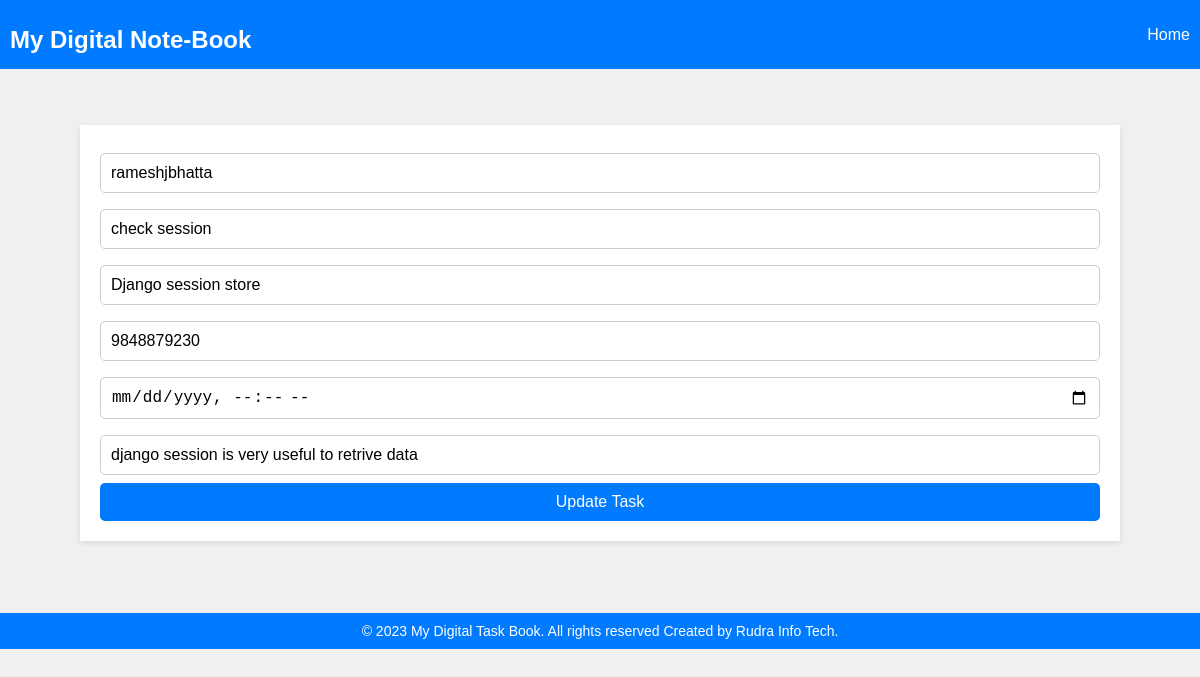
The page /update/13 on the database its author committed.
### taskbook/models.py (models this page shows, shortened)
class TaskInfo(models.Model):
      usertask = models.CharField(blank=False,null=False,max_length=150)
      taskname=models.CharField(max_length=250)
      location=models.CharField(max_length=250)
      mobile=models.IntegerField()
      timedate=models.DateTimeField()
      details=models.TextField(max_length=400)
      class Meta:
        db_table = "taskinfo"

### taskbook/views.py (the view, shortened to what this page needs)
# urls.py: path('update/<int:id>',views.updateTask, name='updatepage'),
def updateTask(request,id):
    tasks=TaskInfo.objects.get(id=id)#gets the tasks that you had clicked to update
    return render(request,'taskbook/update.html',{'tasks':tasks})# these tasks are the older information of task

### taskbook/templates/taskbook/update.html (shortened to what this page needs)
{% load static %}
{% include 'taskbook/header.html' %}
   <link rel="stylesheet" href="{% static 'taskbook/css/update.css' %}">
</head>
<body>
    <br><br>
    <div class="container">
        <form method="post">
            <input type="text" name="taskid" value="{{ tasks.usertask }}">
            <input type="text" name="taskname" value="{{ tasks.taskname }}">
            <input type="text" name="location" value="{{ tasks.location }}">
            <input type="number" name="mobile" value="{{ tasks.mobile }}">
            <input type="datetime-local" name="timedate" value="{{ tasks.datetime }}">
            <input type="detail" name="details" value="{{ tasks.details }}">
            <input type="submit" name="updatetask" value="Update Task">
        </form>
    </div>
    <br><br><br><br>
{% include 'taskbook/footer.html' %}

### taskbook/static/taskbook/css/header.css (style rules this page uses)
body { font-family: Arial, sans-serif; background-color: #f0f0f0; margin: 0; padding: 0; }
.container { max-width: 1000px; margin: 0 auto; padding: 20px; }

### taskbook/static/taskbook/css/update.css (style rules this page uses)
body { font-family: Arial, sans-serif; background-color: #f0f0f0; margin: 0; padding: 0; }
.container { max-width: 500px; margin: 0 auto; padding: 20px; background-color: white; box-shadow: 0 2px 6px rgba(0, 0, 0, 0.1); }
form { display: flex; flex-direction: column; }
input[type="text"], input[type="number"], input[type="datetime-local"], input[type="detail"] { margin: 8px 0; padding: 10px; border: 1px solid #ccc; border-radius: 5px; font-size: 16px; }
input[type="submit"] { background-color: #007bff; color: white; cursor: pointer; padding: 10px; border: none; border-radius: 5px; font-size: 16px; }

### rows shown on the page
TaskInfo: taskid "rameshjbhatta", taskname "check session", location "Django session store", mobile "9848879230", details "django session is very useful to retrive data"
